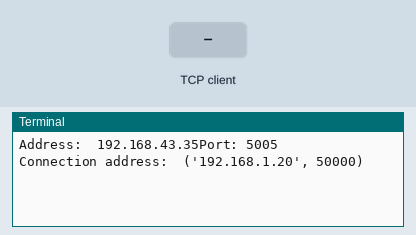
The program below on a simulated Raspberry Pi (header pin numbers). Shown: the last lines printed to the terminal. The test bench sets the inputs (shaded band). One TCP client connects 1 s after the port opens and stays connected. At 5.8 s the program stops and its outputs stay as they are.

Above: at 1.2 s.
1.3 s: the TCP client sends "TOI"
At 1.8 s:
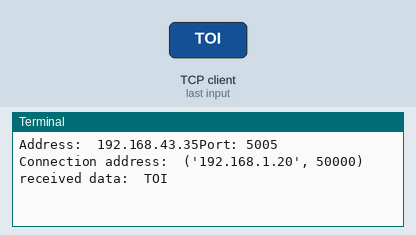
2.8 s: the TCP client sends "LUI"
At 4.0 s:
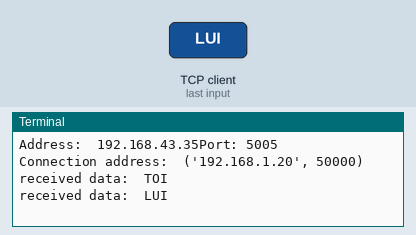
4.3 s: the TCP client sends "TRAI"
At 5.3 s:
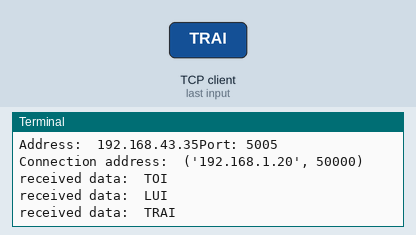
5.8 s: the TCP client sends "close"
At 6.4 s:
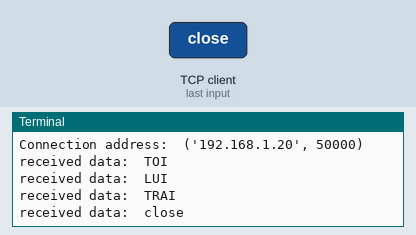

The program:

dieukhien.py
```python
import socket
import RPi.GPIO as GPIO
import time
global dem,settd
GPIO.setmode(GPIO.BOARD)
GPIO.setwarnings(False)
GPIO_TRIGGER = 22
GPIO_ECHO = 21
GPIO.setup(12, GPIO.OUT)
GPIO.setup(11, GPIO.OUT)
GPIO.setup(15, GPIO.OUT)
GPIO.setup(16, GPIO.OUT)
GPIO.setup(18, GPIO.OUT)
A0 = GPIO.PWM(11, 50)
A1 = GPIO.PWM(12, 50)
B0 = GPIO.PWM(15, 50)
B1 = GPIO.PWM(16, 50)
GPIO.setup(GPIO_TRIGGER,GPIO.OUT)
GPIO.setup(GPIO_ECHO,GPIO.IN)
SERVO = GPIO.PWM(18, 50)
A0.start(0)
A1.start(0)
B0.start(0)
B1.start(0)
SERVO.start(0)
s = socket.socket()
#address = socket.gethostname()
address= '192.168.43.35'
#addresuuuuis= '192.168.1.77'

port = 5005
print 'Address: ', address + 'Port: ' + str(port)
s.bind((address, port))
s.listen(5)
def chaythang(tocdo):
	A0.ChangeDutyCycle(0)
	A1.ChangeDutyCycle(tocdo)
	B0.ChangeDutyCycle(0)
	B1.ChangeDutyCycle(tocdo)
def chaylui(tocdo):
	A0.ChangeDutyCycle(tocdo)
	A1.ChangeDutyCycle(0)
	B0.ChangeDutyCycle(tocdo)
	B1.ChangeDutyCycle(0)
def retrai(tocdo):
	A0.ChangeDutyCycle(tocdo)
	A1.ChangeDutyCycle(0)
	B0.ChangeDutyCycle(0)
	B1.ChangeDutyCycle(tocdo)
def rephai(tocdo):
	A0.ChangeDutyCycle(0)
	A1.ChangeDutyCycle(tocdo)
	B0.ChangeDutyCycle(tocdo)
	B1.ChangeDutyCycle(0)
def dung():
	A0.ChangeDutyCycle(0)
	A1.ChangeDutyCycle(0)
	B0.ChangeDutyCycle(0)
	B1.ChangeDutyCycle(0)
def servo(goc):
        x=(goc*4.5)/90
        if x==9:
                x=10
        SERVO.ChangeDutyCycle(2.5+x)
        time.sleep(0.1)
	SERVO.ChangeDutyCycle(0)
def cambien():
	GPIO.output(GPIO_TRIGGER, False)
	time.sleep(0.1)
	GPIO.output(GPIO_TRIGGER, True)
	time.sleep(0.00001)
	GPIO.output(GPIO_TRIGGER, False)
	start = time.time()
	while GPIO.input(GPIO_ECHO)==0:
                start = time.time()
        while GPIO.input(GPIO_ECHO)==1:
                stop = time.time()
        giatri = ((stop-start) * 34000)/2
        return giatri
dem=90
settd=20
while 1:
    conn, addr = s.accept()
    print 'Connection address: ', addr
    while 1:
        data= conn.recv(1024);  print 'received data: ', data
        if data.startswith('close'):
            dung()
            break
        elif data.startswith('TOI'):
            chaythang(settd)
        elif data.startswith('LUI'):
            chaylui(settd)
        elif data.startswith('TRAI'):
            retrai(settd)
        elif data.startswith('PHAI'):
            rephai(settd)
        elif data.startswith('DUNG'):
            dung()
        elif data.startswith('TOCDO1'):
            settd=20
        elif data.startswith('TOCDO2'):
            settd=40
        elif data.startswith('TOCDO3'):
            settd=60
        elif data.startswith('TOCDO4'):
            settd=80
        elif data.startswith('TOCDO5'):
            settd=100
        elif data.startswith('SVTRAI'):
            dem=dem+30
            if dem==210:
                    dem=180
            servo(dem)
            conn.send(str(cambien()))
            print str(cambien())
        elif data.startswith('SVPHAI'):
            dem=dem-30
            if dem==-30:
                    dem=0
            servo(dem)
            conn.send(str(cambien()))
            print str(cambien())
    conn.close()
    break
```

Measured:
- after the input at 1.3 s, the terminal: prints a new line at once (image 1)
- after the input at 2.8 s, the terminal: prints a new line at once (image 2)
- after the input at 4.3 s, the terminal: prints a new line at once (image 3)
- after the input at 5.8 s, the terminal: prints a new line at once (image 4)
